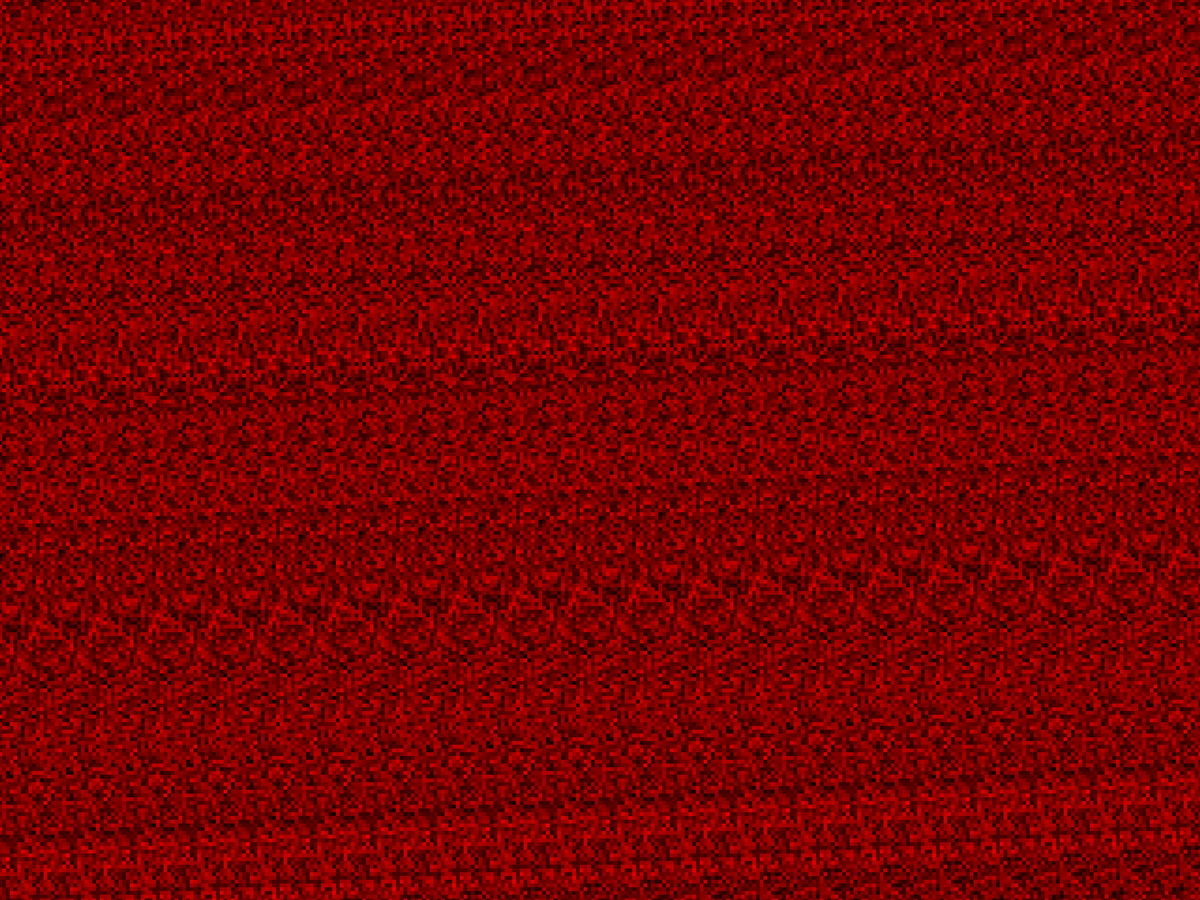
Frame 1 (no input)
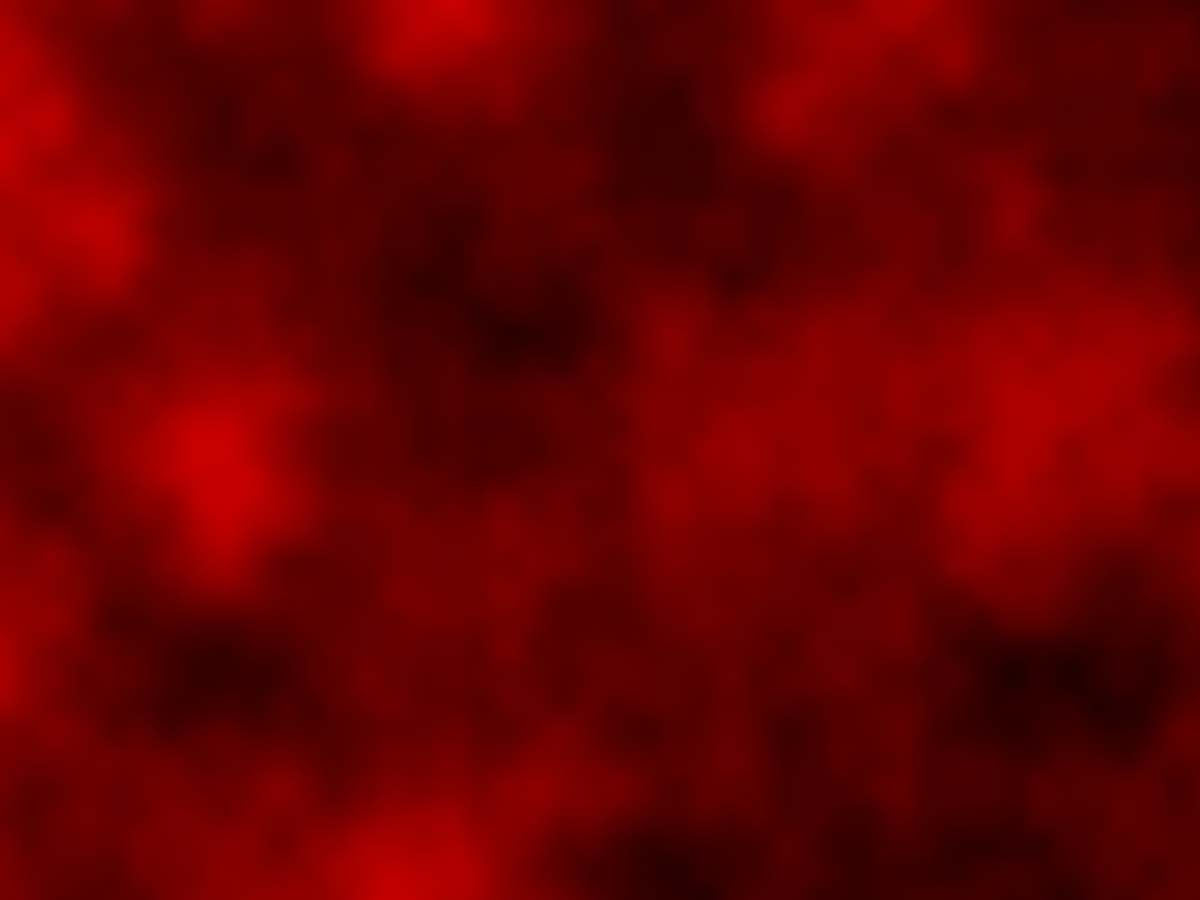
Frame 60 (the mouse pressed at the canvas centre just before this capture)
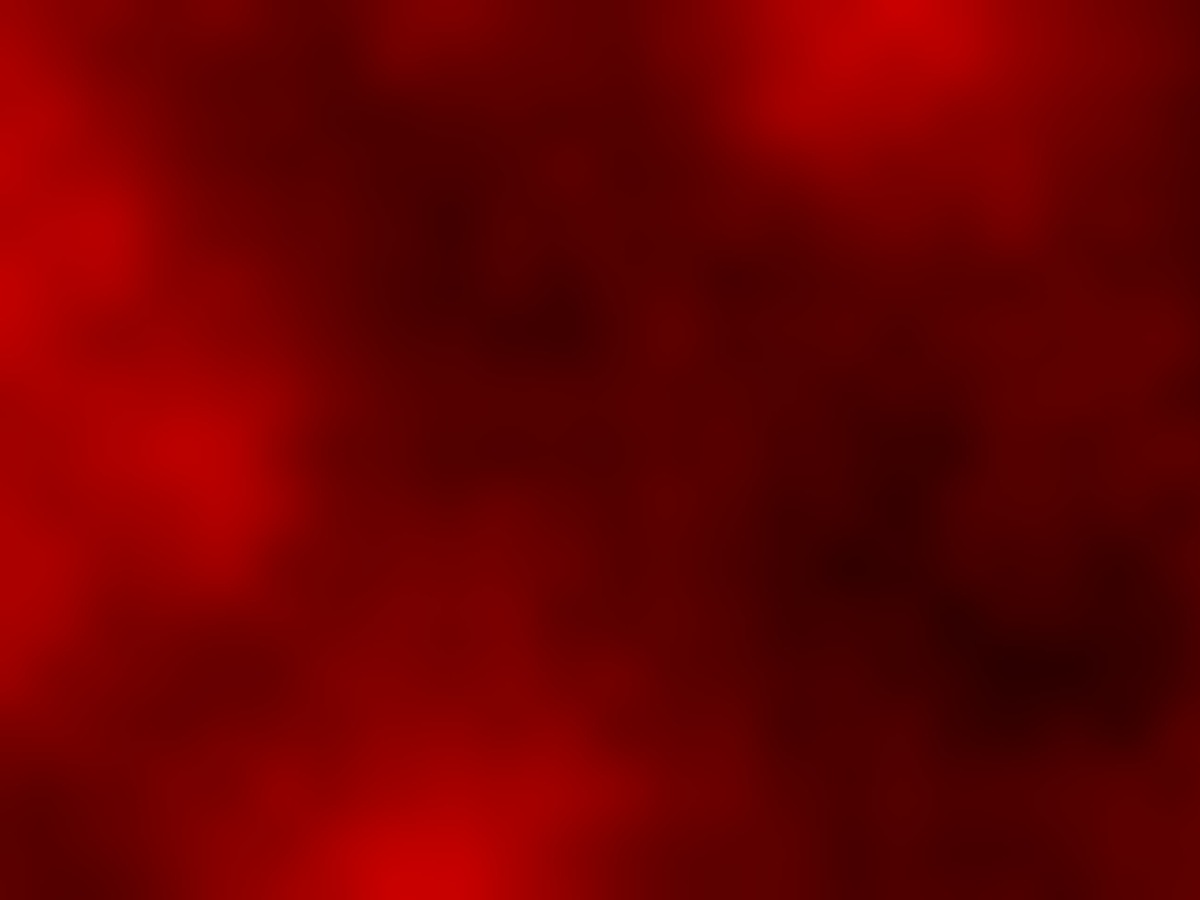
Frame 120 (the mouse held since frame 60 and released just before this capture)

The Processing sketch that drew these frames (run headless with seeded random() and noise(); from frame 60 on, the mouse is pressed at the canvas centre):

// Processing sketch: PerlinNoise_Generative
// ── PerlinNoise_Generative.pde
float noisePer;
float with = 5;

void setup() 
{
  fullScreen();
  strokeWeight(with);
  strokeCap(PROJECT);
  background(0, random(255),random(255));

}

void makeNoise ()
{
   for(int x = 0; x < width+1; x += with)
   {
     for(int y = 0; y < height+1; y+= with)
     {
        noisePer = noise(x/(with * frameCount),y/(with * frameCount));
        stroke(255, 0, 0, 255*noisePer);
        noFill();
        point(x, y);
     }
   }
}

void draw() 
{
  background(0);
  makeNoise();
}
